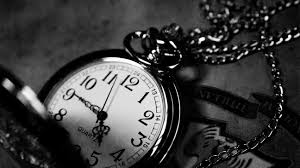
#> input picture Image_P/watch.jpg, 300 x 168 px
$ python grey_level_slicing.py
#> lines starting #> are read from the running program, lines starting #| are printed output that depends on the picture; after the words box and inside, x2 and y2 are one past the last pixel; in counts of white or black regions, pixels touching at a corner belong together
import cv2
import numpy as np
import matplotlib.pyplot as pyp
im=cv2.imread('watch.jpg',0)
#> im is the input picture: shape (168, 300); min 0, max 255, mean 60.7
img=cv2.resize(im,(300,300))
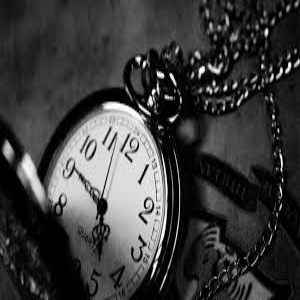
#> img: shape (300, 300); min 0, max 255, mean 60.6
image1=np.zeros(img.shape,img.dtype)
image2=np.zeros(img.shape,img.dtype)
for i in range(img.shape[0]):
    for j in range(img.shape[1]):
        if img[i][j]>160:              # With background
            image1[i][j]=255           # Set L-1 if r1<=r<=r2 else set the same pixel value
        else:
            image1[i][j]=img[i][j]
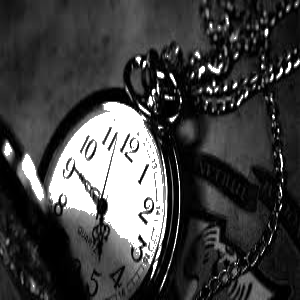
#> image1: shape (300, 300); min 0, max 255, mean 66.7

for i in range(img.shape[0]):
    for j in range(img.shape[1]):      # Without background
        if img[i][j]>160:              # Set L-1 if r1<=r<=r2 else set 0
            image2[i][j]=255
        else:
            image2[i][j]=0
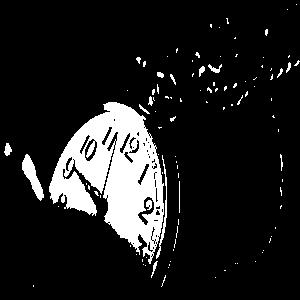
#> image2: shape (300, 300); 12.3% white; 104 white regions (87 under 20 px), largest, box (x1, y1, x2, y2) and area: (49, 102, 164, 264) 9495, (22, 154, 44, 201) 422, (156, 155, 167, 259) 197

final=cv2.hconcat([img,image1,image2])
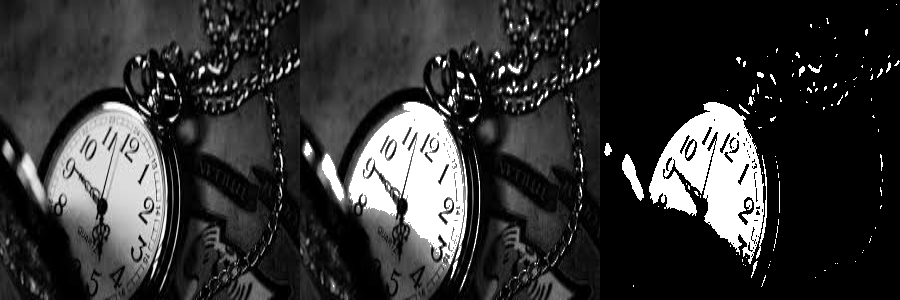
#> final: shape (300, 900); min 0, max 255, mean 52.9
cv2.imshow('Image',final)

print(img)
#> (printed output is left out)
print(image1)
#> (printed output is left out)
print(image2)
#> (printed output is left out)


cv2.waitKey(0)
